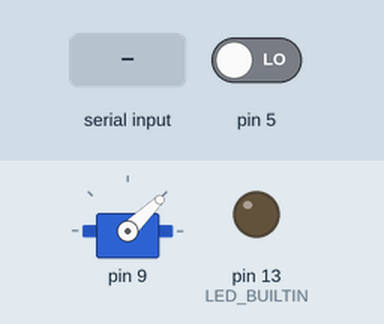
This sketch was run on a simulated Arduino Uno, built with avr-gcc and run on an emulated ATmega328P. Parts: servo, output pins drawn as LEDs (lit = HIGH). The test bench sets the inputs (shaded band); at power-on: pin 5 LOW. What the sketch prints to the serial monitor is not drawn.

Above: at 1.2 s.
1.3 s: "c\n" received over Serial
At 1.7 s:
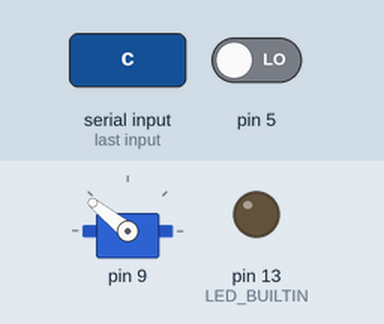
4.3 s: "i\n" received over Serial
At 6.0 s:
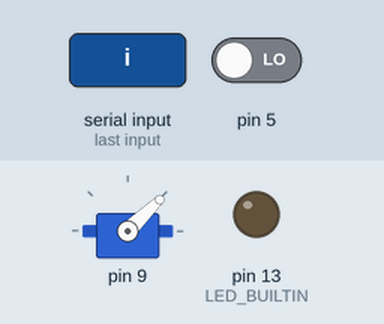
6.8 s: "90,45\n" received over Serial
At 7.3 s:
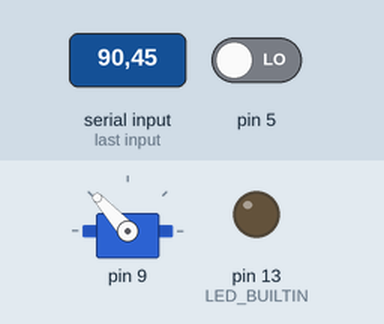
8.3 s: "30,150\n" received over Serial
At 9.5 s:
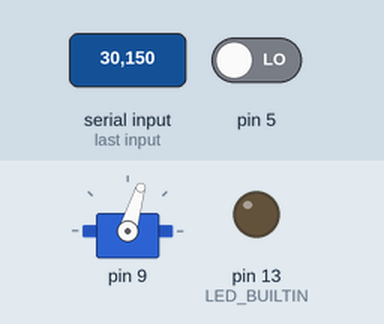
9.8 s: "90\n" received over Serial
At 10.6 s:
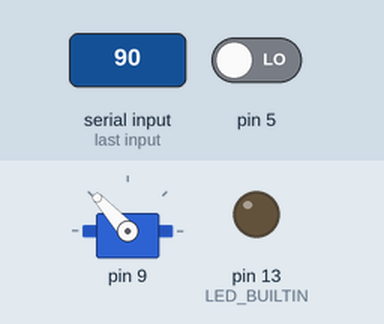
Timing chart, 0 to 12.8 s (numbered marks = the images above; inputs shaded):
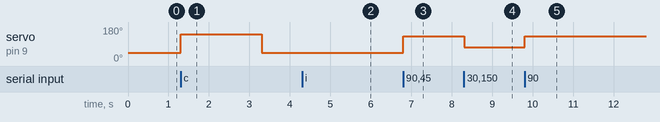

Measured:
- after the input at 1.3 s, servo on pin 9: 44° → 141° at once, → 44° 2.0 s later
- after the input at 4.3 s, pin 13 (LED_BUILTIN): stays LOW (without the input it goes to HIGH after 1.0 s)
- after the input at 6.8 s, servo on pin 9: 44° → 132° at once
- after the input at 8.3 s, servo on pin 9: 132° → 73° at once
- after the input at 9.8 s, servo on pin 9: 73° → 132° at once

The sketch:

Cpp.ino
```cpp
#include <time.h>
#include <string.h>
#include "esc.h"
#include "sensors.h"

Motor Motor1(9);
loadCell ThrustCell1(2,3);
currentSensor CS1(A0);
infraredSensor IR1(5);

bool Armed=0;
char received; String command;
int test_n=1; float PWM,T,Torque,Current,RPM,t0,t1,t2;
void SendtoDataAquisition(float freq);

void setup() {
  Serial.begin(9600);
  Motor1.connect();
  Motor1.speed(0);
  ThrustCell1.connect();
  CS1.connect();
  IR1.connect();
  pinMode(LED_BUILTIN,OUTPUT);
  pinMode(A0,INPUT);
  Serial.println("All Sensors Operational");
}

void loop() {
  // put your main code here, to run repeatedly:
  if (Serial.available() > 0){
    received=Serial.read();
    if(received!='\n'){ // if the message is not empty
    command+=received;
    }else{
    //WHEN A NEW LINE BEGINS CHECK FOR SPECIAL Strings
      // Motor Strings
      //--------------------------------
      // Calibrate Motor
      if(command=="c"){
        Serial.println("ESC Calibration Start");
        digitalWrite(LED_BUILTIN,0);
        Motor1.calibrate();
        digitalWrite(LED_BUILTIN,1);
        Serial.println("ESC Calibration done");
      }else if(command=="i"){
        // initiate test, Can write to motors
        Serial.print("Test# ");Serial.print(test_n);Serial.print(" Started\n");
        digitalWrite(LED_BUILTIN,0);
        Armed=1;
        t0=millis();
      }else if(command=="e"){
        // end test, Can't write to motors
        digitalWrite(LED_BUILTIN,1); // Off
        Motor1.speed(0);
        PWM=0;
        Serial.print("Test# ");Serial.print(test_n);Serial.print(" Ended\n");
        test_n++;
        Armed=0;// end test

      // Loadcell calibration strings
      //--------------------------------
      }else if(command=="zl1"){
        ThrustCell1.loadCell_Zero();
      }else if(command=="zl2"){
        //ThrustCell2.loadCell_Zero();
      }else if(command=="zl3"){
        //ThrustCell3.loadCell_Zero();
      }else{
        // if not a special string,it must be motor speed->send pwm value to motor and get readings
        PWM=command.toFloat();
          if(PWM<=100.0&&Armed)
          {
            Motor1.speed(PWM);// Send Speed to Motor
          }
      }
          // Reset buffer
          command="";
    }
  }
  t2=millis();
  SendtoDataAquisition(20); // 20 Hz
  //T=ThrustCell1.thrustReading(); // infinite loop while disconnected
  //Serial.println(T);//Serial.print(',');
}

void SendtoDataAquisition(float freq){ // Send to data Aquisition
  if(Armed && (t2-t1)/1000 >= (1.0/freq) ){// when the test starts, send the data at a rate of idk hz

            // we need to get the readings within 1/freq seconds so we send updated version for the required frequency
            // we can't use delays, code can never sleep (Dangerous while having to stop a motor)

            //Readings from sensors
            //Current=CS1.currentReading(); // fix this delay please
            RPM=IR1.rpmReading();
            //T=ThrustCell1.thrustReading(); // infinite loop while disconnected

            //Torque=??

            //time,pwm,current,rpm,thrust,torque$
            //Time at this reading
            Serial.print((millis()-t0)/1000);Serial.print(',');
            Serial.print(PWM);Serial.print(',');
            // Current Ampere reading
            Serial.print(Current); Serial.print(',');
            // RPM reading
            Serial.print(RPM); Serial.print(',');
            // Thrust reading
            Serial.print(T);Serial.print(',');
            // Torque reading
            Serial.print(Torque);Serial.print("$"); // NO NEW LINE

            //T=ThrustCell1.thrustReading();
            //Serial.println(T);//Serial.print(',');
            t1=t2;
  }
}
```

esc.h
```cpp
#include <Servo.h>

class Motor{
  public:
    Servo myMotor;
    int pin;
    Motor(int pin){
    this-> pin=pin;
    }

    void connect(){
      myMotor.attach(pin);
    }

    void speed(int pwm){
      int microSecs = 1000+pwm*10;
      myMotor.writeMicroseconds(microSecs);
      }

    void calibrate(){
        myMotor.writeMicroseconds(2000);
        delay(2000);
        myMotor.writeMicroseconds(1000);
        delay(2000);
    }
  };
```

sensors.h
```cpp
#include "HX711.h"

class loadCell {
public:
  HX711 scale;
  int DOUT;
  int CLK;
  float weight;
  float calibration_factor = 430.69;

  // Constructor
  loadCell(int DOUT, int CLK) {
    this->DOUT = DOUT;
    this->CLK = CLK;
  }
  void connect() {
    scale.begin(DOUT, CLK);
    }
  float thrustReading() {
    weight = scale.get_units(1); // Does this produce a delay?
    return weight;
  }
  void loadCell_Zero() {
    scale.set_scale(1); // Raw data scale
    scale.tare(); // Reset the reading to 0
  }
  // NO DELAY CODE, NOT TESTED
  /*
  unsigned long currentMillis = millis();
  unsigned long currentMicros = micros();

  // Step 1: Check if new data is available from HX711
  // DOUT goes LOW when data is ready
  if (digitalRead(DOUT_PIN) == LOW && !data_ready) {
    // Data is ready, start reading bits
    data_ready = true;
    raw_reading = 0;
    bit_counter = 0;
    last_sck_toggle_time = currentMicros; // Reset time for first SCK toggle
    digitalWrite(SCK_PIN, HIGH); // Raise SCK for first bit
    return; // Finish this loop iteration, next iteration will process the first bit
  }
  // Step 2: If data is ready, bit-bang to read 24 bits
  if (data_ready) {
    if (bit_counter < 24) { // Read 24 bits
      if (currentMicros - last_sck_toggle_time >= SCK_TOGGLE_INTERVAL_US) {
        if (digitalRead(SCK_PIN) == LOW) {
          // SCK was low, now make it HIGH to clock out the next bit
          digitalWrite(SCK_PIN, HIGH);
          last_sck_toggle_time = currentMicros;
        } else {
          // SCK was high, now read the bit and make it LOW
          raw_reading <<= 1; // Shift existing reading left by 1
          if (digitalRead(DOUT_PIN) == HIGH) {
            raw_reading |= 1; // Set the last bit if DOUT is HIGH
          }
          digitalWrite(SCK_PIN, LOW);
          last_sck_toggle_time = currentMicros;
          bit_counter++;
        }
      }
    } else {
      // Finished reading 24 bits, perform additional clock pulses for channel/gain selection (e.g., 1 pulse for A/128)
      if (currentMicros - last_sck_toggle_time >= SCK_TOGGLE_INTERVAL_US) {
        if (digitalRead(SCK_PIN) == LOW) {
          digitalWrite(SCK_PIN, HIGH);
          last_sck_toggle_time = currentMicros;
        } else {
          digitalWrite(SCK_PIN, LOW);
          // Reading is complete for this cycle
          data_ready = false; // Reset flag for next reading
          bit_counter = 0; // Reset bit counter
          // Process and send data
          Serial.print("Raw: ");
          Serial.println(raw_reading); // Or use Serial.write for binary data if needed
        }
      }
    }
  }
  */
};
class infraredSensor {
public:
  int pin;
  int rpm;
signed long prevmicros = 0;
  unsigned long duration;
  boolean currentstate;
  boolean prevstate = 0;
  // constructor
  infraredSensor(int pin) { this->pin = pin; }

  void connect() { pinMode(pin, INPUT); };
  float rpmReading() {
    currentstate = digitalRead(pin);
    if (prevstate != currentstate) {
      if (currentstate == LOW) // if the state changed
      {
        duration = (micros() - prevmicros);
        rpm = ((60000000 / duration) /
               2); // rpm = (freq)*1000000*60; Check This please, i didnt test
                   // or change anything and don't know how it works
        prevmicros = micros();
      }
    }
    prevstate = currentstate;
    return rpm;
  }
};

class currentSensor {
public:
  int cs_pin;
  float no_load_voltage;
  float sensitivity;
  float Samples;
  // constructor
  currentSensor(int cs_pin) { this->cs_pin = cs_pin; }
  void connect() { pinMode(cs_pin, INPUT); }

  float currentReading() {
    for (int x = 0; x < 150; x++) {
      float reading = analogRead(cs_pin);
      Samples += reading;
      delay(3);
    }
    float AvgVolt = Samples / 150.0;
    float voltage = AvgVolt * 5.0 / 1023.0;
    float current = (voltage - no_load_voltage) / sensitivity;
    return current;
  }
};
```
